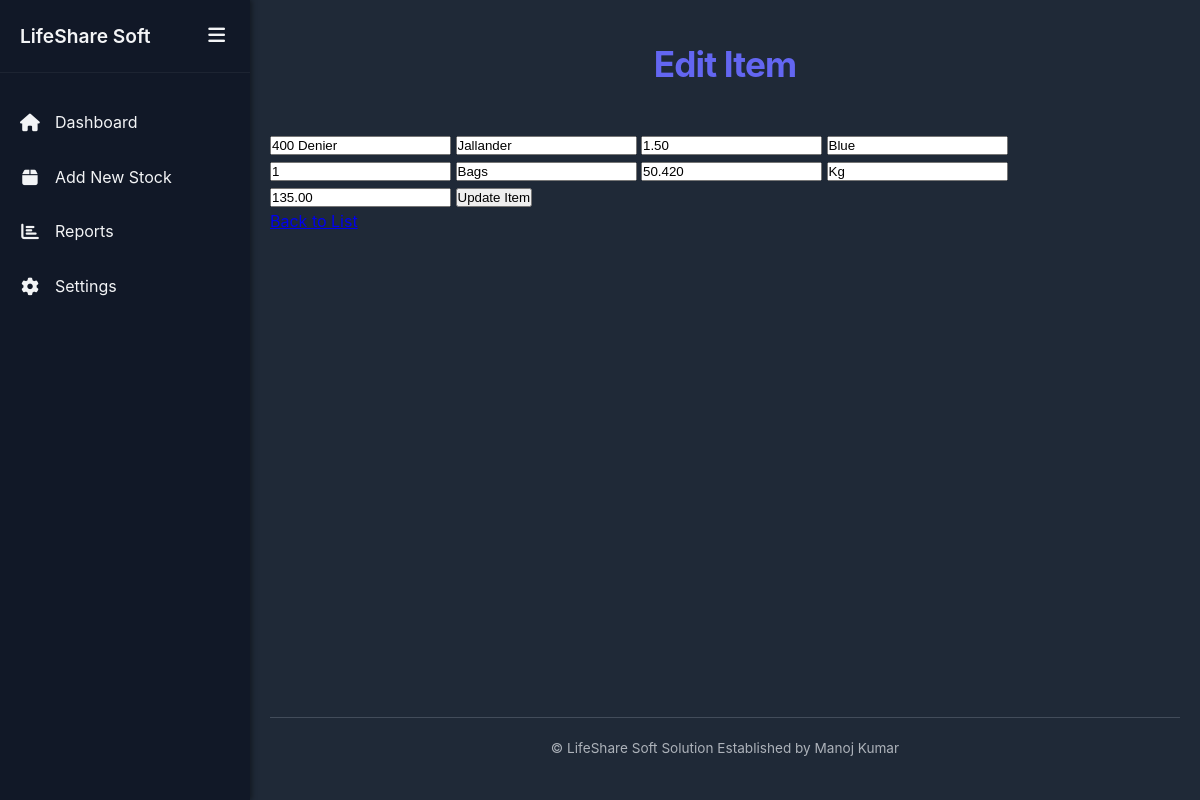
Page /edit/2 on the committed database.
### app.py (models this page shows)
class Items(db.Model):
    id = db.Column(db.Integer, primary_key=True)
    item_number = db.Column(db.Integer, unique=True, nullable=False)
    denier = db.Column(db.String(100), nullable=False)
    item = db.Column(db.String(100), nullable=False)
    size = db.Column(db.Text, nullable=False)
    colour = db.Column(db.String(100), nullable=False)
    quantity = db.Column(db.String(100), nullable=False)
    unit = db.Column(db.String(100), nullable=False)
    quantity1 = db.Column(db.String(100), nullable=False)
    unit1 = db.Column(db.String(100), nullable=False)
    price = db.Column(db.String(100), nullable=False)
    date_created = db.Column(db.DateTime, default=datetime.utcnow)

### app.py (the view)
@app.route('/edit/<int:item_id>')
def edit_item(item_id):
    item_to_edit = Items.query.get_or_404(item_id)
    return render_template('edit.html', item=item_to_edit)

### templates/edit.html (shortened to what this page needs)
{% extends "base.html" %}
{% block content %}
    <h1>Edit Item</h1>
    <form method="POST" action="{{ url_for('update_item', item_id=item.id) }}">
        <input type="text" name="denier" value="{{ item.denier }}" placeholder="Denier" required>
        <input type="text" name="item" value="{{ item.item }}" placeholder="Item Name" required>
        <input type="text" name="size" value="{{ item.size }}" placeholder="Size" required>
        <input type="text" name="colour" value="{{ item.colour }}" placeholder="Color" required>
        <input type="number" name="nos" value="{{ item.quantity }}" placeholder="Roll/Bag" required>
        <input type="List" name="unit" value="{{ item.unit }}" placeholder="Unit" required>
        <input type="number" name="quantity1" value="{{ item.quantity1 }}" placeholder="Quantity 2" step='0.001' required>
        <input type="text" name="unit1" value="{{ item.unit1 }}" placeholder="Unit 2" required>
        <input type="number" name="price" value="{{ item.price }}" step="0.01" placeholder="Price" step='0.01' required>
        <input type="submit" value="Update Item">
    </form>
    <div class="button-group">
        <a href="{{ url_for('index') }}" class="back-btn">Back to List</a>
    </div>
{% endblock %}

### static/css/main.css (style rules this page uses)
:root { --primary-color: #6366f1; --primary-hover: #4f46e5; --secondary-color: #d1d5db; --background-color: #1f2937; --card-background: #374151; --text-color: #f3f4f6; --border-color: #4b5563; --shadow-sm: 0 2px 8px rgba(0, 0, 0, 0.2); --shadow-md: 0 4px 16px rgba(0, 0, 0, 0.3); --border-radius: 8px; --transition: all 0.3s ease; }
* { margin: 0; padding: 0; box-sizing: border-box; }
body { display: flex; margin: 0; min-height: 100vh; background-color: var(--background-color); color: var(--text-color); font-family: 'Inter', -apple-system, BlinkMacSystemFont, 'Segoe UI', Roboto, sans-serif; line-height: 1.6; font-size: 16px; overflow-x: hidden; }
h1 { font-size: 2.2rem; font-weight: 700; color: var(--primary-color); text-align: center; margin-bottom: 2.5rem; letter-spacing: -0.025em; padding-top: 1rem; }

### rows in the picture
Items: denier "400 Denier", item "Jallander", size "1.50", colour "Blue", nos "1", unit "Bags", quantity1 "50.420", unit1 "Kg", price "135.00"
